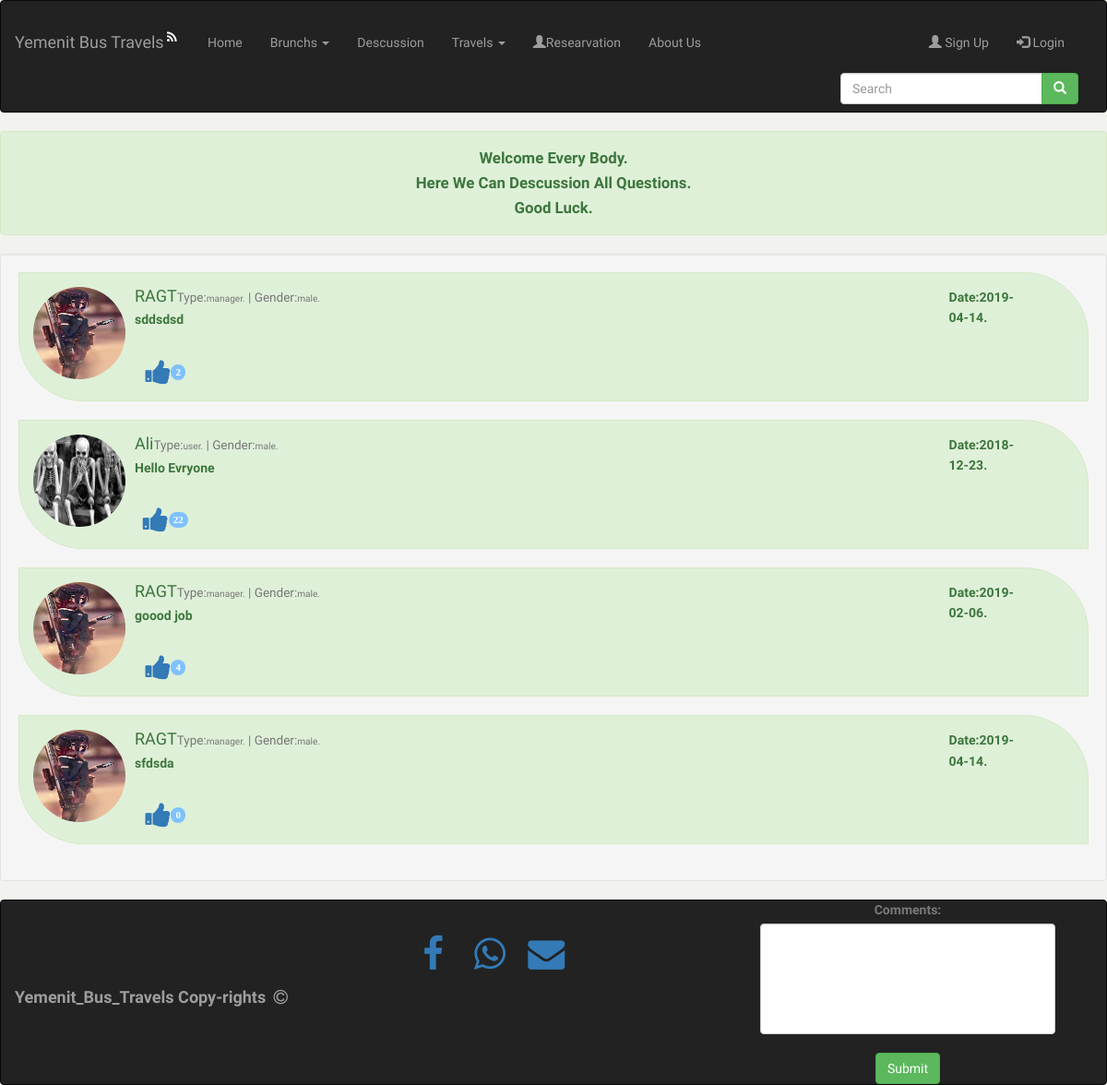
/admin_chats.php, run on the app's committed database.
### tables this page shows
CREATE TABLE IF NOT EXISTS `list_menu` (
  `id` int(11) NOT NULL AUTO_INCREMENT,
  `name` varchar(100) DEFAULT NULL,
  `class` varchar(50) DEFAULT NULL,
  `href` varchar(200) DEFAULT NULL,
  `note` varchar(200) DEFAULT NULL,
  `dates` date DEFAULT NULL,
  PRIMARY KEY (`id`)
);

CREATE TABLE IF NOT EXISTS `admin_chats` (
  `id` int(11) NOT NULL AUTO_INCREMENT,
  `emp_id` int(11) DEFAULT NULL,
  `chat` varchar(200) DEFAULT NULL,
  `likes` int(11) DEFAULT '0',
  `note` varchar(200) DEFAULT NULL,
  `dates` date DEFAULT NULL,
  PRIMARY KEY (`id`),
  KEY `emp_id` (`emp_id`)
);

CREATE TABLE IF NOT EXISTS `employees` (
  `id` int(11) NOT NULL AUTO_INCREMENT,
  `uname` varchar(80) DEFAULT NULL,
  `fname` varchar(80) DEFAULT NULL,
  `lname` varchar(80) DEFAULT NULL,
  `pwd` varchar(80) DEFAULT NULL,
  `salary` int(11) DEFAULT NULL,
  `type` varchar(30) DEFAULT NULL,
  `gender` varchar(20) DEFAULT NULL,
  `user_img` varchar(80) DEFAULT NULL,
  `w_hours` int(11) DEFAULT NULL,
  `w_brunch` int(11) NOT NULL,
  `enabled` int(1) NOT NULL DEFAULT '0',
  `note` varchar(80) DEFAULT NULL,
  `dates` date DEFAULT NULL,
  PRIMARY KEY (`id`),
  KEY `w_brunch` (`w_brunch`)
);

### admin_chats.php (the view, shortened to what this page needs)
<!DOCTYPE html>
<html lang="en">
    <head>
        <link href="animation/assets/css/bootstrap.min.css" rel="stylesheet" type="text/css" />
        <link href="animation/assets/css/core.css" rel="stylesheet" type="text/css" />
        <link href="animation/assets/css/font-awesome.min.css" rel="stylesheet" type="text/css" />
        <link href="animation/assets/css/pages.css" rel="stylesheet" type="text/css" />
        <link href="animation/assets/css/menu.css" rel="stylesheet" type="text/css" />
        <link href="animation/assets/css/responsive.css" rel="stylesheet" type="text/css" />
        <link href="animation/css/header.css" rel="stylesheet" type="text/css" />
        <link href="animation/css/footer.css" rel="stylesheet" type="text/css" />
        <link href="animation/css/index.css" rel="stylesheet" type="text/css" />
	<?php include 'pages/header.php'; ?>
    </head>
    <body>
    <p class="alert alert-success hichat"><big><b>
        Welcome Every Body.<br/>
                Here We Can Descussion All Questions.<br/>
                Good Luck.
            </br></big></p>
   <div class="well">
    <?php
    $query=mysqli_query($con,"select * from admin_chats");
    while($data=mysqli_fetch_assoc($query)){
    $query1=mysqli_query($con,"select uname,type,gender,user_img from employees where id=".$data['emp_id']);
    $data1=mysqli_fetch_assoc($query1);
    if($data1['uname']==$_SESSION['uname']){
    ?>
       <div class="alert alert-info alert-dismissable adminchatcloseleft">
        <?php  }else{?>
    <div class="alert alert-success alert-dismissable adminchatcloseright">
        <?php }?>
        <div class="media">
            <div class="media-left">
                <img src="photos/users/<?php echo $data1['user_img']; ?>" class="media-object chatsimg"/>
            </div>
        <div class="media-body">
            <h4 class="media-heading"><?php echo $data1['uname']; ?><small>Type:<small><?php echo $data1['type']; ?>.</small> | Gender:<small><?php echo $data1['gender']; ?>.</small></small></h4>
            <p>
            <strong><?php echo $data['chat']; ?></strong></p><br/>
            <?php
            $query00=mysqli_query($con,"select likes from admin_chats where id=".$data['id']);
            $data00=mysqli_fetch_assoc($query00);
            ?><a href="admin_chats.php?like=<?php echo $data['id']; ?>&actives=Managers chat" class="fa fa-fw fa-thumbs-up liked"><small><span class="badge"><?php echo $data00['likes']; ?></span></small>
            <p class="b btn likes likebut"></p></a>
        </div>
         <div class="media-right">
            <p>Date:<?php echo $data['dates']; ?>.</p>
        </div>
        </div>
    </div>
    <?php
    }   ?>
   </div>
    </body>
	<?php include 'pages/admin_chats_footer.php'; ?>
</html>

### pages/header.php (shortened to what this page needs)
<?php
$con=new mysqli('localhost','root','','yemenit_bus_travels');
?>
<nav class="navbar navbar-inverse headnav">
    <div class="container-fluid">
        <div class="navbar-header">
            <a class="navbar-brand" href="#">Yemenit Bus Travels<sup><span class="fa fa-fw fa-rss headlinrss"></span></sup></a>
        </div>
        <div class="collapse navbar-collapse" id="myNavbar">
            <ul class="nav navbar-nav">
                <?php
                $query=mysqli_query($con,'select * from list_menu');
                while($data=mysqli_fetch_assoc($query)){
                    ?>
                    <?php if(!empty($_GET['actives'])){
                        if($_GET['actives']==$data['name']){
                            if($data['name']=='Brunchs'||$data['name']=='Travels'){?>
                                <li class="active dropdown">
                                <?php }else {?>
                                <li class="active">
                    <?php }}else {?>
                        <li>
                        <?php }}else{
                        if($data['name']=='Brunchs'||$data['name']=='Travels'){?>
                            <li class="dropdown">
                        <?php }else {?>
                            <li>
                        <?php }
                    }?>
                    <?php if($data['name']=='Brunchs'){?>
                        <a class="dropdown-toggle" data-toggle="dropdown" href="#">Brunchs
                            <span class="caret"></span></a>
                    <?php }
                    else if($data['name']=="Travels"){
                        ?>
                        <a class="dropdown-toggle" data-toggle="dropdown" href="#">Travels
                            <span class="caret"></span></a>
                    <?php }
                    else if($data['name']=="Managers chat"){
                        if(!empty($_SESSION['type']))
                            if($_SESSION['type']=="admin" || $_SESSION['type']=="supervisor" || $_SESSION['type']=="manager"){
                                ?>
                                <a href="<?php echo $data['href'].'?actives='.$data['name']; ?>"><?php echo $data['name']?></a></li>
                            <?php }
                    }else if($data['name']=="Researvation"){
                        ?>
                        <a  href="" data-toggle="modal" data-target="#researvation"><span class="glyphicon glyphicon-user"></span><?php echo $data['name']; ?></a></li>
                    <?php }
                    else{ ?>
                        <a href="<?php echo $data['href'].'?actives='.$data['name']; ?>"><?php echo $data['name']?></a></li>
                    <?php } ?>
                    </li>
                <?php }
                if(!empty($_GET['actives'])){
                    if($_GET['actives']=='aboutus'){
                        ?>
                        <li class="active">
                        <?php
                    }else{
                ?>
                            <li>
                <?php }}else{?>
                <li>
                <?php }?>
                <a href="aboutus.php?&actives=aboutus">About Us</a></li>
            </ul>
            <div class="nav navbar-nav navbar-right">
                <ul class="nav navbar-nav navbar-right header-log">
                    <?php
                    if(!empty($_SESSION['uname'])&&!empty($_SESSION['type'])){
                        ?>
                        <li><a href="index.php?logout=logout" data-toggle="modal"><span class="glyphicon glyphicon-log-in"></span>Log Out
                            </a></li>
                        <li>
                            <?php if(!empty($_SESSION['user_img'])){ ?>
                                <a href="users.php?actives=Users"><img src="photos/users/<?php echo $_SESSION['user_img']; ?>" id="welcomeimg">  <?php echo $_SESSION['uname'] ?> <small><small>| <?php echo $_SESSION['type']; ?></small></small></a>
                            <?php }else{ ?>
                                <a href="users.php?actives=Users">
                                    <span class="fa fa-fw fa-user" id="welcomeimg2"></span> <?php echo $_SESSION['uname'] ?> <small><small>| <?php echo $_SESSION['type']; ?></small></small></a>
                            <?php } ?>
                        </li>
                    <?php }
                    else{ ?>
                        <li ><a href="#"  data-toggle="modal" data-target="#signup"><span class="glyphicon glyphicon-user"></span> Sign Up</a></li>
                        <li class="logs"><a href="#" data-toggle="modal" data-target="#signin"><span class="glyphicon glyphicon-log-in"></span> Login</a></li>
                    <?php } ?>
                </ul><br/>
                <form class="navbar-form navbar-left index-search" action="" method="post">
                    <div class="input-group">
                        <input type="text" name="searchtravel" class="form-control search" placeholder="Search">
                        <div class="input-group-btn">
                            <button class="btn btn-success" type="submit">
                                <i class="glyphicon glyphicon-search"></i>
                            </button>
                        </div>
                    </div>
                </form>
            </div>
        </div>
    </div>
</nav>

### pages/admin_chats_footer.php (shortened to what this page needs)
<footer>
<nav class="navbar navbar-inverse">
  <div class="container-fluid">
    <div class="navbar-header copyrights">
      <a class="navbar-brand" href="#">Yemenit_Bus_Travels Copy-rights <span class="fa fa-fw fa-copyright icon"></span></a>
    </div>
 	<div class="navbar-header contactus">
      	<a class="fa fa-fw fa-facebook" href='google.com'></a>
      	<a class="fa fa-fw fa-whatsapp"></a>
      	<a class="fa fa-fw fa-envelope"></a>
      </div>
    <div class="navbar-header comments">
 <form action='' method='POST'>
  <div class="form-group">
    <label for="pwd">Comments:</label><br/>
    <textarea class="form-control chatstext" id="pwd" name='chatstext2'></textarea>
  </div>
  <button type="submit" class="btn btn-success">Submit</button>
</form>
      </div>
  </div>
</nav>
</footer>

### animation/assets/css/core.css (style rules this page uses)
body { font-family: 'Varela Round', sans-serif; margin: 0; padding-bottom: 60px; overflow-x: hidden; color: #797979; }
html { position: relative; min-height: 100%; }
.h1, .h2, .h3, .h4, .h5, .h6, h1, h2, h3, h4, h5, h6 { color: #505458; font-family: 'Hind Madurai', sans-serif; margin: 10px 0; }
p { line-height: 1.6; }
* { outline: none !important; }
b, strong { font-weight: 600; font-family: 'Hind Madurai', sans-serif; }
.badge { text-transform: uppercase; padding: 3px 5px; font-size: 11px; margin-top: 1px; background-color: #7fc1fc; }

### animation/css/header.css (style rules this page uses)
.form-control { display:inline-block; width:80%; }
.headlinrss { color:white; }
.headnav { padding-top:20px; }
.index-search .search { width:50px; }
.header-log .logs { margin-right:30px; }

### animation/css/footer.css (style rules this page uses)
footer { margin-bottom:-80px; }
.copyrights { margin-top: 80px; }
.comments { float:right; text-align: center; width:400px; }
.comments textarea { resize: none; }
.contactus { margin-top:30px; text-align: center; width:400px; font-size:40px; }
.chatstext { height:120px !important; }
.footer-index-form input,textarea { width:200px; resize:none; border-radius:10px; padding-left: 5px; }

### animation/css/index.css (style rules this page uses)
.well { color:black; }
.well img { width:100px; height:100px; }
.hichat { text-align: center; }
.chatsimg { width:120px; border-radius:120px; }
.likes { background-color:transparent; border-radius:30px; }
.liked { font-size: 30px; width:100px; }
body { background-color: rgb(242, 242, 238); }
.adminchatcloseright { padding-right:80px; border-radius: 0 70px 0 70px ; }

### data on the page
list_menu: name "Home"
list_menu: name "Descussion"
list_menu: name "Researvation"
admin_chats: employees.user_img (picture), employees.uname "RAGT", employees.type "manager", employees.gender "male", chat "sddsdsd", likes "2", dates "2019-04-14"
admin_chats: employees.user_img (picture), employees.uname "Ali", employees.type "user", employees.gender "male", chat "Hello Evryone", likes "22", dates "2018-12-23"
admin_chats: employees.user_img (picture), employees.uname "RAGT", employees.type "manager", employees.gender "male", chat "goood job", likes "4", dates "2019-02-06"
admin_chats: employees.user_img (picture), employees.uname "RAGT", employees.type "manager", employees.gender "male", chat "sfdsda", likes "0", dates "2019-04-14"
